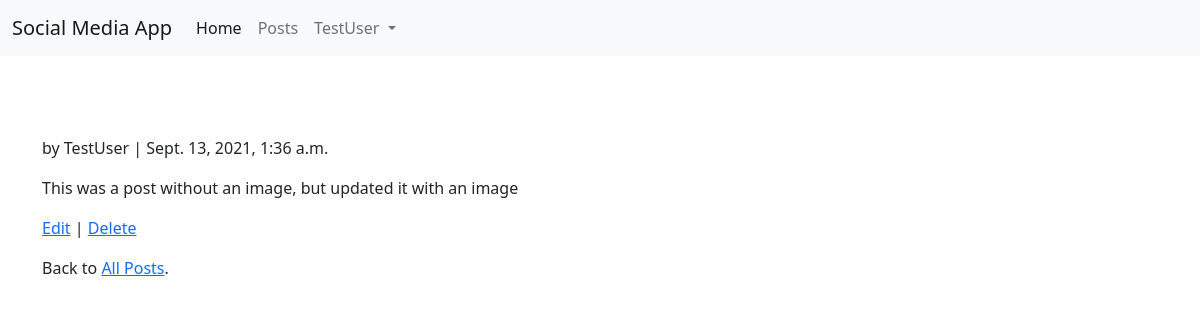
Screenshot of /posts/2/ (signed in) with the database file from the repository.
### accounts/models.py (models this page shows)
class CustomUser(AbstractUser):
    age = models.PositiveIntegerField(null=True, blank=True)

### posts/models.py (models this page shows, shortened)
class Post(models.Model):
    post_image = models.ImageField(null=True, blank=True, upload_to="images/")
    body = models.TextField()
    date = models.DateTimeField(auto_now_add=True)
    author = models.ForeignKey(
        get_user_model(),
        on_delete=models.CASCADE,
    )

### posts/views.py (the view)
# urls.py: path('<int:pk>/', PostDetailView.as_view(), name='post_detail'),
class PostDetailView(LoginRequiredMixin, DetailView):
    model = Post
    template_name = 'post_detail.html'

### templates/post_detail.html (shortened to what this page needs)
{% extends 'base.html' %}
{% block content %}
<div class="container">
    <div class="post-entry">
        <p>by {{object.author }} | {{ object.date }}</p>
        <p>{{ object.body }}</p>
    </div>
    <p><a href="{% url 'post_edit' object.pk %}">Edit</a> |
        <a href="{% url 'post_delete' object.pk %}">Delete</a>
    </p>
    <p>Back to <a href="{% url 'post_list' %}">All Posts</a>.</p>
</div>
{% endblock content %}

### templates/base.html (shortened to what this page needs)
{% load static %}
<!DOCTYPE html>
<html>
    <head>
        <link href="https://cdn.jsdelivr.net/npm/bootstrap@5.0.2/dist/css/bootstrap.min.css" rel="stylesheet">
    </head>
<body>
<nav class="navbar navbar-expand-lg navbar-light bg-light" style="margin-bottom: 5rem;">
    <div class="container-fluid">
        <a class="navbar-brand" href="#">Social Media App</a>
        <div class="collapse navbar-collapse" id="navbarNavDropdown">
        <ul class="navbar-nav">
            <li class="nav-item">
            <a class="nav-link active" aria-current="page" href="{% url 'home' %}">Home</a>
            </li>
            <li class="nav-item">
            <a class="nav-link" href="{% url 'post_list' %}">Posts</a>
            </li>
            <li class="nav-item dropdown">
            {% if user.is_authenticated %}
            <a class="nav-link dropdown-toggle" href="#" id="navbarDropdownMenuLink" role="button" data-bs-toggle="dropdown" aria-expanded="false">
                {{ user.username }}
            </a>
            {% endif %}
            </li>
        </ul>
        </div>
    </div>
</nav>
    <main>
        {% block content %}
        {% endblock content %}
    </main>
    </body>
</html>

### rows the page displays
CustomUser: username "TestUser"
Post: author "TestUser", date "Sept. 13, 2021, 1:36 a.m.", body "This was a post without an image, but updated it with an image"
